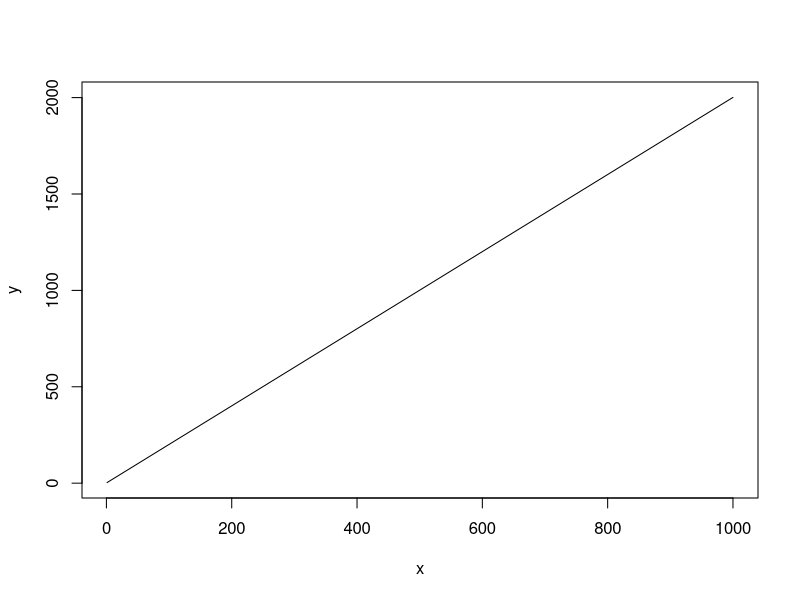
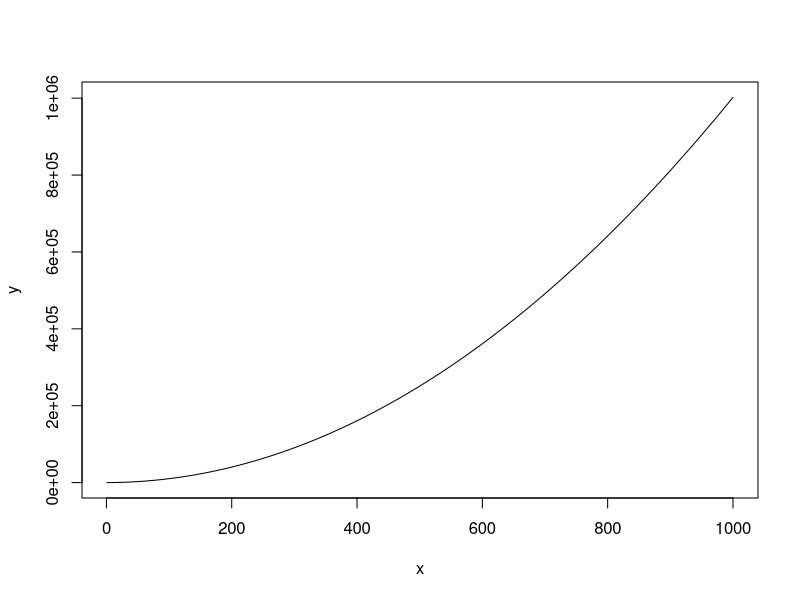
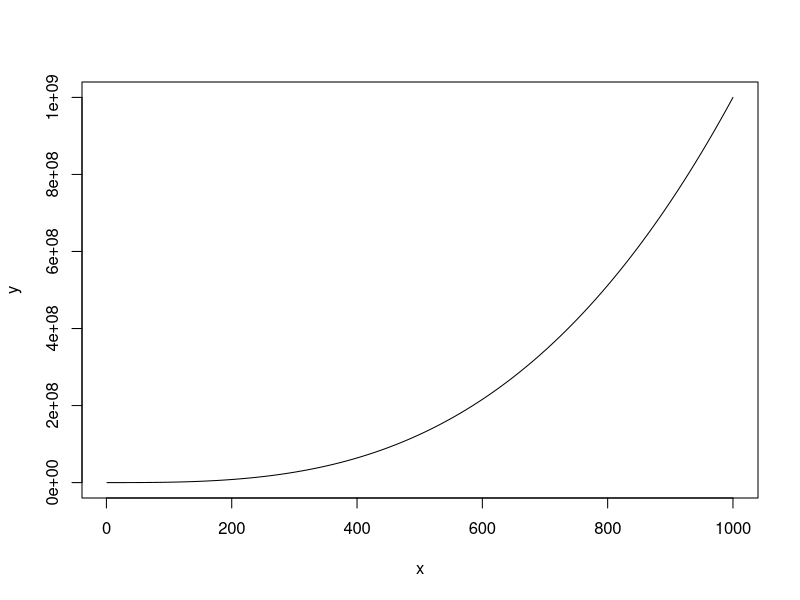
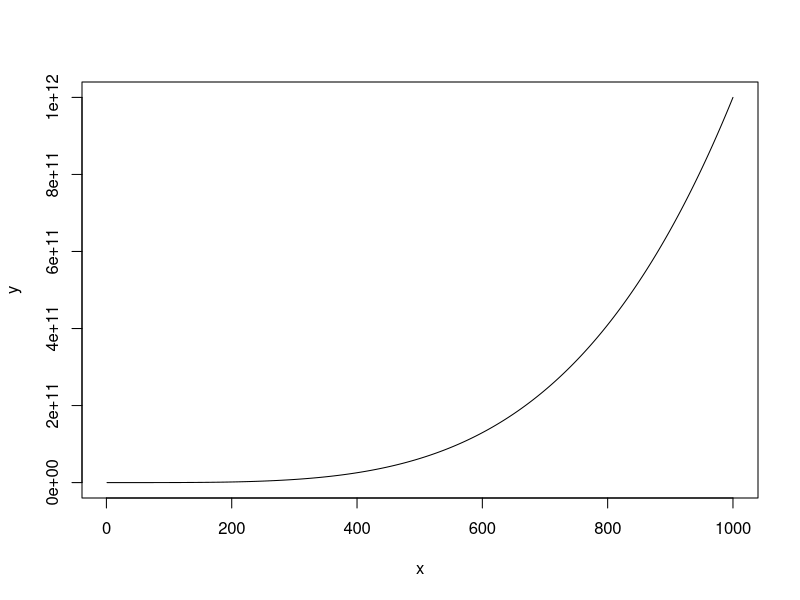
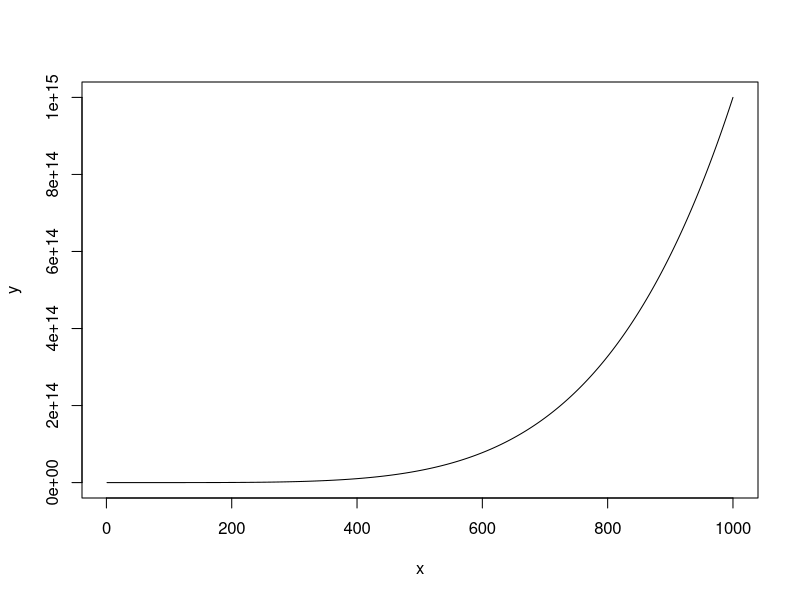
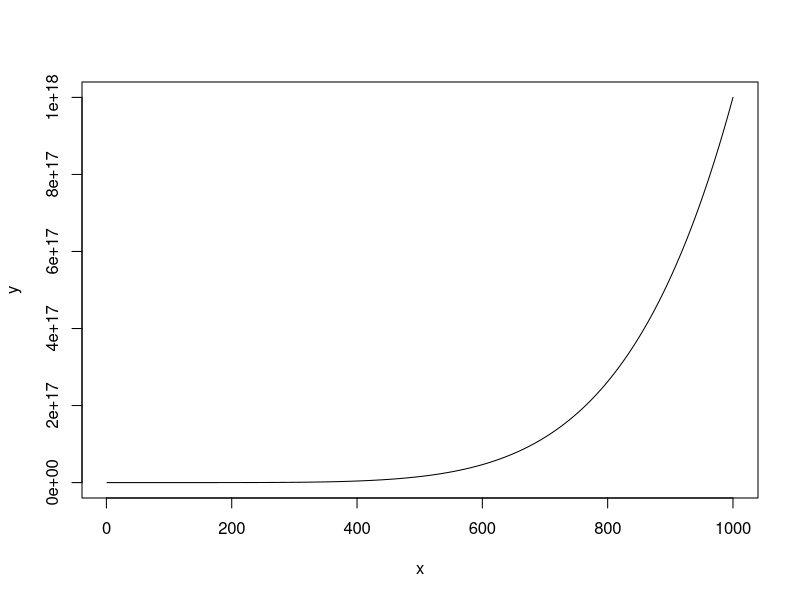
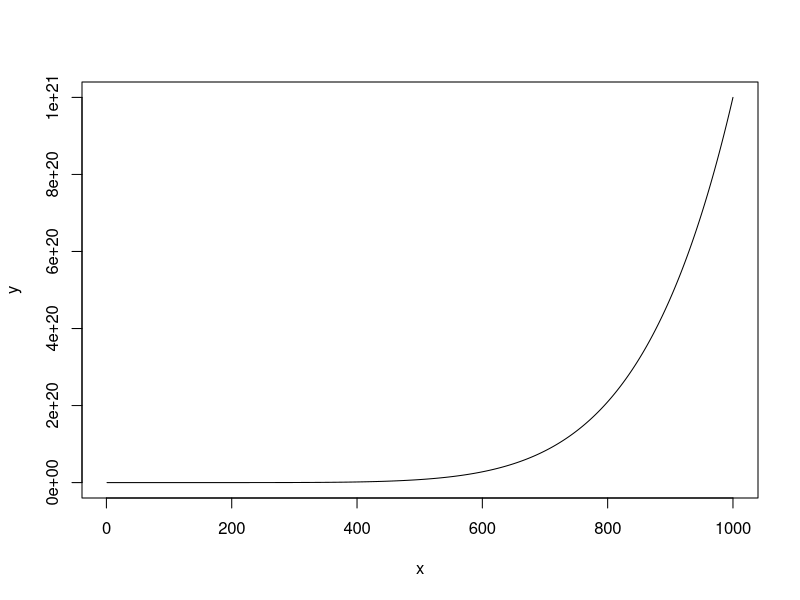
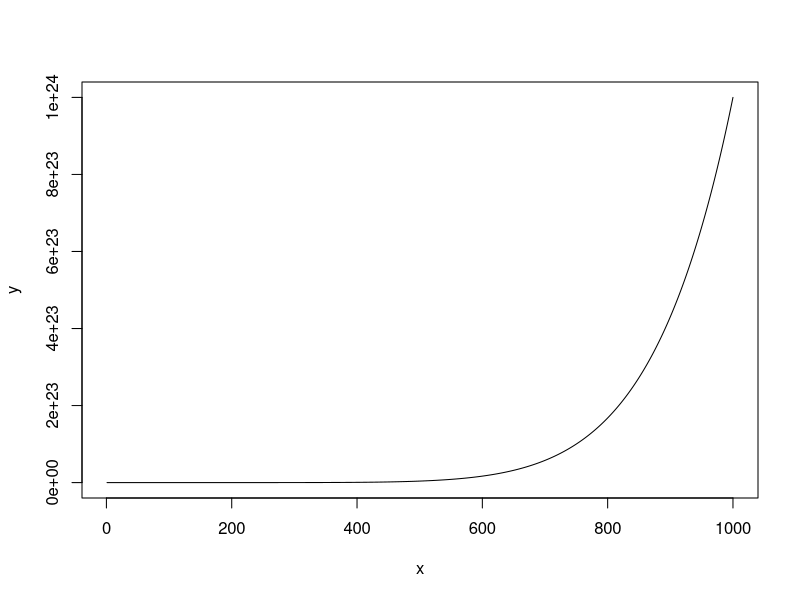

These charts were generated, in order, by the following R code: (Note: this script raises an error after producing the figures.)
for (i in 1:100){
  x<-1:1000
  y<-(x^i)+i*x+i
  png(filename=sprintf('plot-%i.png',i), width=480, res=144)
  plot(x,y, type='l')
  dev.off()
}

